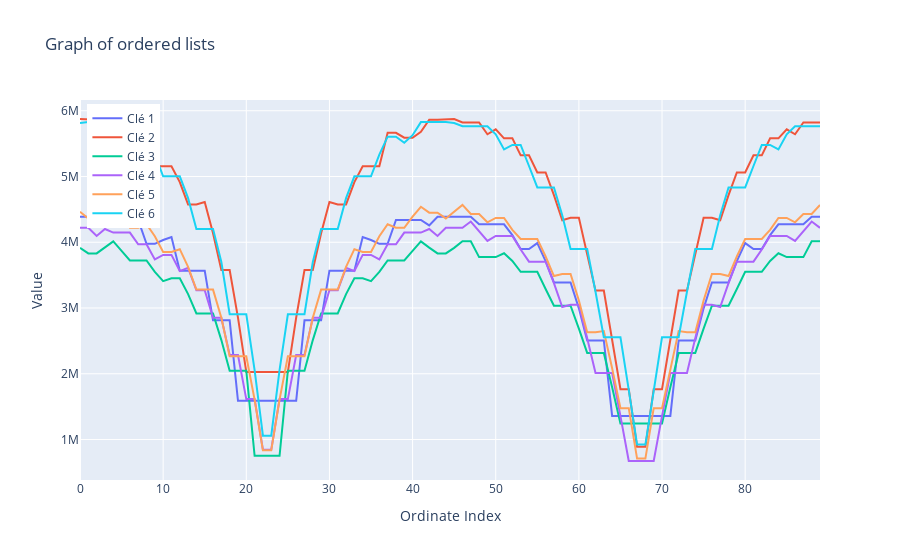

The notebook cell this image was saved under:
### Code cell
import json
import plotly.graph_objs as go

path = '/home/shaswati/Documents/PSF/63x-confocal-ok/plots/radial_profiles_02.json'
with open(path, 'r') as f:
    data = json.load(f)

# `data` is a dictionary with integers as keys and lists of integers as values

# Preparing data for the graph
x_values = range(len(data['1'])) # The abscissa are simply the rank of each ordinate 
y_values = [data[key] for key in data.keys()]

#Creating the graph
for (key, y_values), color in zip(data.items(), colors):
    x_values = range(len(y_values)) # The abscissa are simply the rank of each ordinate 
    plt.plot(x_values, y_values, color=color,label=f"Clé {key}")

#Creating the graph
fig = go.Figure()
for (key, y_values) in data.items():
    fig.add_trace(go.Scatter(x=list(x_values), y=y_values, mode='lines', name=f"Clé {key}"))

    
fig.update_layout(
    title='Graph of ordered lists',
    xaxis_title='Ordinate Index',
    yaxis_title='Value',
    legend=dict(
        yanchor="top",
        y=0.99,
        xanchor="left",
        x=0.01
    )
)

fig.show()
